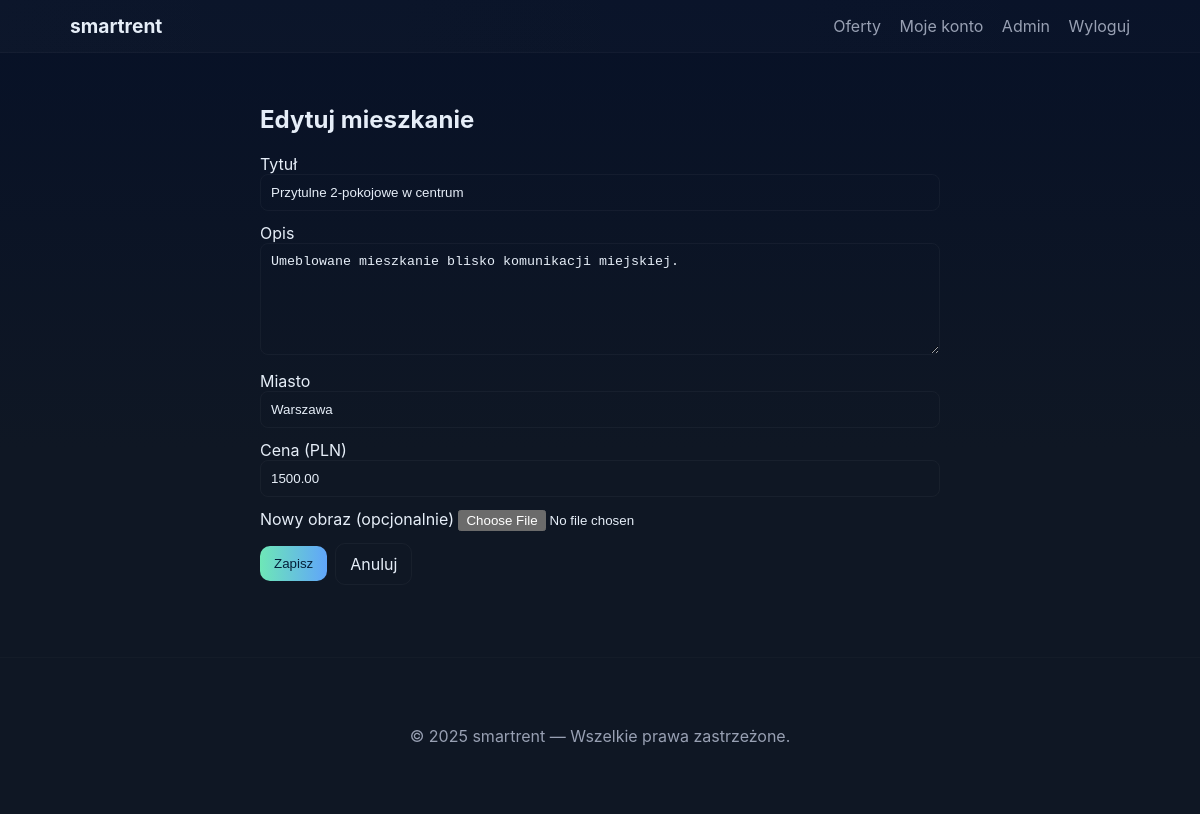
Page /edit_property.php?id=1 (signed in) on the committed database.
### tables this page shows
CREATE TABLE `properties` (
  `id` int(11) NOT NULL,
  `title` varchar(255) NOT NULL,
  `description` text DEFAULT NULL,
  `price` decimal(10,2) NOT NULL DEFAULT 0.00,
  `city` varchar(120) NOT NULL,
  `image` varchar(255) DEFAULT NULL,
  `owner_id` int(11) DEFAULT NULL,
  `created_at` datetime DEFAULT current_timestamp()
);

### edit_property.php (the view, shortened to what this page needs)
<?php
require_once 'includes/db.php';
$id = intval($_GET['id'] ?? 0);
$stmt = $pdo->prepare("SELECT * FROM properties WHERE id = :id LIMIT 1");
$stmt->execute(['id'=>$id]);
$prop = $stmt->fetch(PDO::FETCH_ASSOC);
?>
<!doctype html>
<html lang="pl">
<head>
  <link rel="stylesheet" href="assets/css/style.css">
</head>
<body>
<?php include 'includes/navbar.php'; ?>
<main class="container narrow">
  <h2>Edytuj mieszkanie</h2>
  <form method="post" enctype="multipart/form-data">
    <label>Tytuł
      <input type="text" name="title" required value="<?=htmlspecialchars($prop['title'])?>">
    </label>
    <label>Opis
      <textarea name="description" rows="6"><?=htmlspecialchars($prop['description'])?></textarea>
    </label>
    <label>Miasto
      <input type="text" name="city" required value="<?=htmlspecialchars($prop['city'])?>">
    </label>
    <label>Cena (PLN)
      <input type="number" step="0.01" name="price" required value="<?=htmlspecialchars($prop['price'])?>">
    </label>
    <label>Nowy obraz (opcjonalnie)
      <input type="file" name="image" accept="image/*">
    </label>
    <div class="form-actions">
      <button class="btn btn-primary" type="submit">Zapisz</button>
      <a class="btn" href="admin_panel.php">Anuluj</a>
    </div>
  </form>
</main>
<?php include 'includes/footer.php'; ?>
</body>
</html>

### assets/css/style.css (style rules this page uses)
:root { --bg:#0f1724; --card:#0b1220; --muted:#98a0b3; --accent:#6ee7b7; --accent-2:#60a5fa; --text:#e6eef8; --glass: rgba(255,255,255,0.03); --radius:12px; --max-width:1100px; --gap:18px; font-family: Inter, ui-sans-serif, system-ui, -apple-system, "Segoe UI", Roboto, "Helvetica Neue", Arial; color-scheme: dark; }
* { box-sizing:border-box }
body { margin:0; background: linear-gradient(180deg, #071127 0%, #0f1724 55%); color:var(--text); -webkit-font-smoothing:antialiased; -moz-osx-font-smoothing:grayscale; min-height:100vh; }
.container { max-width:var(--max-width); margin:0 auto; padding:32px 20px; }
.btn { display:inline-block;padding:10px 14px;border-radius:10px;background:transparent;border:1px solid rgba(255,255,255,0.04);color:var(--text);text-decoration:none;cursor:pointer; }
.btn-primary { background:linear-gradient(90deg,var(--accent),var(--accent-2));color:#05203a;border:0 }
.container.narrow { max-width:720px }
label { display:block;margin-bottom:12px }
input[type="text"],input[type="email"],input[type="password"],textarea,input[type="number"],input[type="date"] { width:100%;padding:10px;border-radius:8px;border:1px solid rgba(255,255,255,0.04);background:transparent;color:var(--text) }
.form-actions { display:flex;gap:8px;align-items:center;margin-top:12px }

### rows in the picture
properties: title "Przytulne 2-pokojowe w centrum", description "Umeblowane mieszkanie blisko komunikacji miejskiej.", city "Warszawa", price "1500.00"

### other values in the picture
APP_NAME "smartrent"
